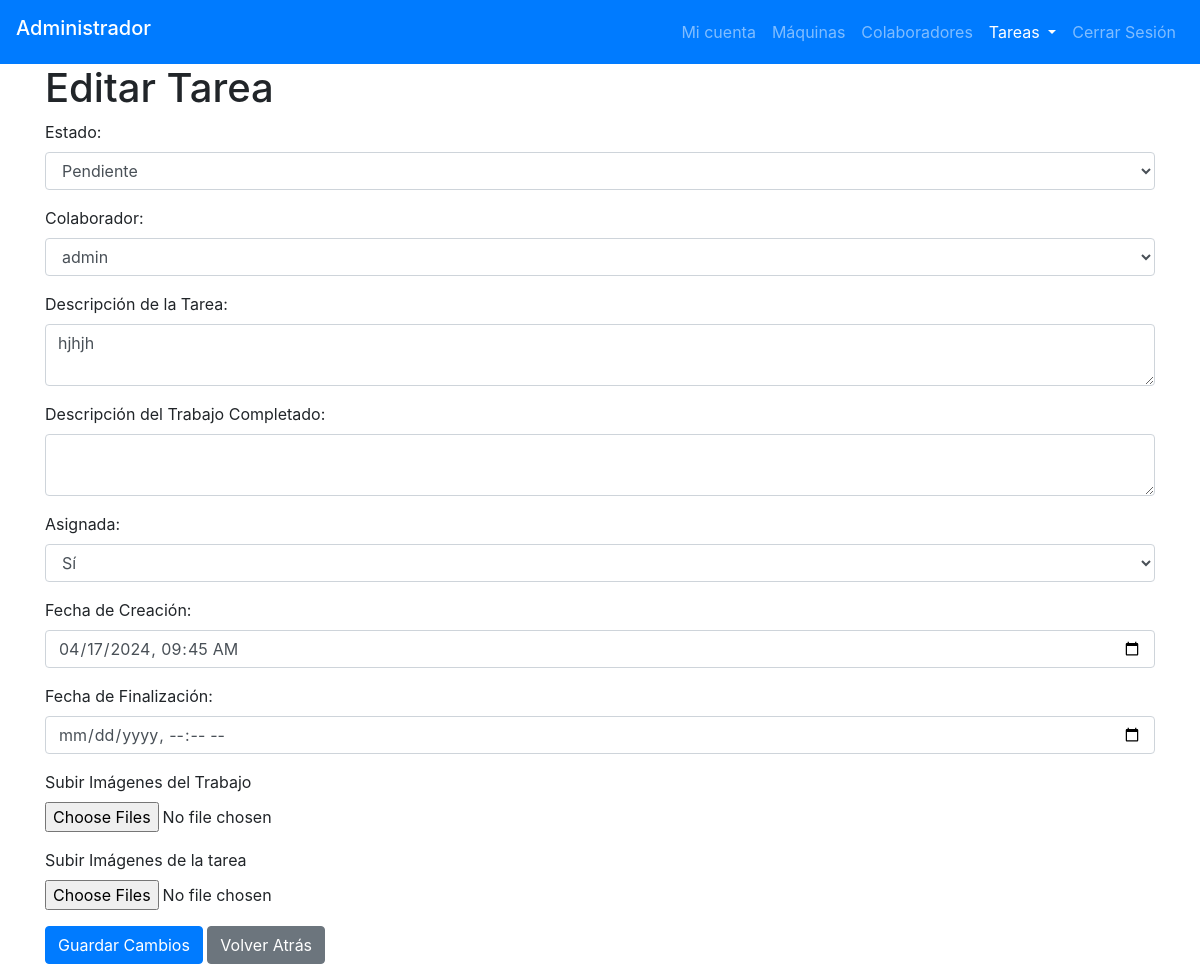
The app's page /page_plastInnova/admin/admin_edit_task.php?id-task=29&id-machine=1 (signed in) with its own data.
### tables this page shows
CREATE TABLE `tasks` (
  `id` int(20) NOT NULL,
  `state` varchar(10) NOT NULL,
  `priority` varchar(10) NOT NULL,
  `id_area` varchar(20) NOT NULL,
  `id_machine` int(11) NOT NULL,
  `id_collaborator` int(11) NOT NULL,
  `creation_task` datetime NOT NULL,
  `finalization_task` datetime NOT NULL,
  `description_task` text NOT NULL,
  `job_description` text NOT NULL,
  `images_job` varchar(60) NOT NULL,
  `images_task` varchar(60) NOT NULL,
  `assigned` varchar(5) NOT NULL
);

### htdocs/page_plastInnova/admin/admin_edit_task.php (the view, shortened to what this page needs)
<?php
    include("../php/connect.php");
    $task_id = $_GET['id-task'];
    $query1 = "SELECT * FROM tasks WHERE id='$task_id'";
    $result1 = $conn->query($query1);
    $row1_edit_page = $result1->fetch_assoc();
    $state = $row1_edit_page['state'];
    $description_task = $row1_edit_page['description_task'];
    $job_description = $row1_edit_page['job_description'];
    $creation_task = $row1_edit_page['creation_task'];
    $finalization_task = $row1_edit_page['finalization_task'];
    $assigned = $row1_edit_page['assigned'];
?>
<!DOCTYPE html>
<html lang="es">
<head>
    <link rel="stylesheet" href="https://cdn.jsdelivr.net/npm/bootstrap@4.5.3/dist/css/bootstrap.min.css">
</head>
<body>
    <header>
        <nav class="navbar navbar-expand-lg navbar-dark bg-primary">
                <h2 class="navbar-brand">Administrador</h2>
                <section class="collapse navbar-collapse" id="navbarNav">
                    <ul class="navbar-nav ml-auto">
                        <li class="nav-item">
                            <a class="nav-link" href="personal_page_admin.php">Mi cuenta</a>
                        </li>
                        <li class="nav-item">
                            <a class="nav-link" href="admin_areas.php">Máquinas</a>
                        </li>
                        <li class="nav-item">
                            <a class="nav-link" href="admin_collaborators.php">Colaboradores</a>
                        </li>
                        <li class="nav-item dropdown active">
                            <a class="nav-link dropdown-toggle" href="#" id="navbarDropdown" role="button" data-toggle="dropdown" aria-haspopup="true" aria-expanded="false">
                                Tareas
                            </a>
                        </li>
                        <li class="nav-item">
                            <a class="nav-link" href="../php/close_sesion.php">Cerrar Sesión</a>
                        </li>
                    </ul>
                </section>
            </nav>
    </header>
    <section class="container">
        <h1>Editar Tarea</h1>
        <form method="post" action="../php/edit_task.php" enctype="multipart/form-data">
            <section class="form-group">
                <label for="state">Estado:</label>
                <select class="form-control" id="state" name="state">
                    <option value="active" <?php if($state == 'active') echo 'selected'; ?>>Pendiente</option>
                </select>
            </section>
            <section class="form-group">
                <label for="id_collaborator">Colaborador:</label>
                <select class="form-control" id="id_collaborator" name="id_collaborator">
                    <?php
                    $query_collaborators = "SELECT id, name, surname FROM collaborators";
                    $result_collaborators = $conn->query($query_collaborators);
                    if ($result_collaborators->num_rows > 0) {
                        while($row = $result_collaborators->fetch_assoc()) {
                            echo "<option value='" . $row["id"] . "'>" . $row["name"] ." ". $row["surname"] . "</option>";
                        }
                    } else {
                        echo "<option value=''>No hay colaboradores disponibles</option>";
                    }
                    ?>
                </select>
            </section>
            <section class="form-group">
                <label for="description_task">Descripción de la Tarea:</label>
                <textarea class="form-control" id="description_task" name="description_task"><?php echo $description_task; ?></textarea>
            </section>
            <section class="form-group">
                <label for="job_description">Descripción del Trabajo Completado:</label>
                <textarea class="form-control" id="job_description" name="job_description"><?php echo $job_description; ?></textarea>
            </section>
            <section class="form-group">
                <label for="assigned">Asignada:</label>
                <select class="form-control" id="assigned" name="assigned">
                    <option value="Yes" <?php if($assigned == 'Yes') echo 'selected'; ?>>Sí</option>
                </select>
            </section>
            <section class="form-group">
                <label for="creation_task">Fecha de Creación:</label>
                <input type="datetime-local" class="form-control" id="creation_task" name="creation_task" value="<?php echo date('Y-m-d\TH:i', strtotime($creation_task)); ?>">
            </section>
            <section class="form-group">
                <label for="finalization_task">Fecha de Finalización:</label>
                <input type="datetime-local" class="form-control" id="finalization_task" name="finalization_task" value="<?php echo date('Y-m-d\TH:i', strtotime($finalization_task)); ?>">
            </section>
            <section class="form-group">
                <label for="images_job">Subir Imágenes del Trabajo</label>
                <input type="file" class="form-control-file" id="images_job" name="images_job[]" multiple>
            </section>
            <section class="form-group">
                <label for="images_task">Subir Imágenes de la tarea</label>
                <input type="file" class="form-control-file" id="images_task" name="images_task[]" multiple>
            </section>
            <button type="submit" class="btn btn-primary" name="submit">Guardar Cambios</button>
            <a href="javascript:history.back()" class="btn btn-secondary">Volver Atrás</a>
        </form>
    </section>
</body>
</html>

### records on screen
tasks: state "Pendiente", description_task "hjhjh", assigned "Sí", creation_task "04/17/2024 09:45"

### other values on screen
form field id_collaborator "admin"
